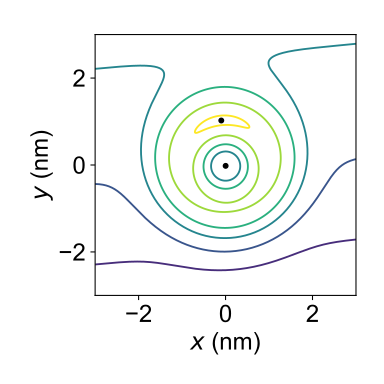

Write the Python code that produced this figure.
import matplotlib.pyplot as plt
import numpy as np
from scipy.optimize import fsolve
import matplotlib.cm as cm

from matplotlib import rcParams
rcParams['font.family'] = 'sans-serif'
rcParams['font.sans-serif'] = 'Arial'
rcParams['savefig.dpi'] = 300
rcParams['font.size'] = 18

u = 0.06
beta = 0.08
eta = 1.2

xs = np.linspace(-3.0, 3.0, 1001)
ys = np.linspace(-3.0, 3.0, 1001)
X, Y = np.meshgrid(xs, ys)
Z = (X**2 + Y**2)*np.exp(-X**2 - Y**2) + u*Y - beta*eta*u*X

def func(z):
    X = z[0]
    Y = z[1]
    dx = u-2*np.exp((-X**2-Y**2))*Y*(-1+X**2+Y**2)
    dy = 2*np.exp(-X**2 - Y**2)*X*(-1+X**2+Y**2) + u*beta*eta
    return [dx, dy]

def compute_dx_dy(X, Y):
    dx = u-2*np.exp((-X**2-Y**2))*Y*(-1+X**2+Y**2)
    dy = 2*np.exp(-X**2 - Y**2)*X*(-1+X**2+Y**2) + u*beta*eta
    return dx, dy


#fig, ax = plt.subplots()
fig = plt.figure(figsize=(4,4))
cs = plt.contour(X, Y, Z, levels =[-0.15, -0.08, -0.005, 0.1, 0.20, 0.32, 0.4], linewidths=1.4, linestyles='solid')

specific_points = [(0, 0), (0, 0), (0, 0), (0, 0),(0.5, -0.2),(0, 1),(0, 2),(1, 1),(0, 1)] 
arrow_size = 1e-3
point_index = 0
for i in range(len(cs.collections)):
    #p = cs.collections[i].get_paths()[0]
    for p in cs.collections[i].get_paths():
        color = cs.collections[i].get_edgecolor()
        v = p.vertices
        x = v[:,0]
        y = v[:,1]

        xp, yp = specific_points[point_index]
        id = np.argmin((x - xp)**2+(y-yp)**2)
        x0 = x[id]
        y0 = y[id]
        dx, dy = compute_dx_dy(x0, y0)

        print(i, point_index, specific_points[point_index], (x0, y0), (dx, dy))
        plt.annotate('', xy=(x0, y0), xytext=(x0+dx*arrow_size, y0+dy*arrow_size), arrowprops=dict(arrowstyle='<-', color=color))
        point_index += 1

print(cs.levels)
plt.clabel(cs, inline=True, fontsize=10, levels=cs.levels[1:3])
plt.clabel(cs, inline=True, fontsize=10, levels=cs.levels[0:1], manual=[(-1.5, -3)])

root = fsolve(func, [1, 1])
print(root)
plt.scatter(root[0], root[1], color='k', s=12, marker='o', facecolors='none')

root = fsolve(func, [0, 0])
print(root)
plt.scatter(root[0], root[1], color='k', s=12, marker='o')

ax = plt.gca()
ratio = 1.0
x_left, x_right = ax.get_xlim()
y_low, y_high = ax.get_ylim()
ax.set_aspect(abs((x_right-x_left)/(y_low-y_high))*ratio)

plt.xlabel("$x$ (nm)")
plt.ylabel("$y$ (nm)")
plt.tight_layout()
fig.savefig("fig3a.svg")